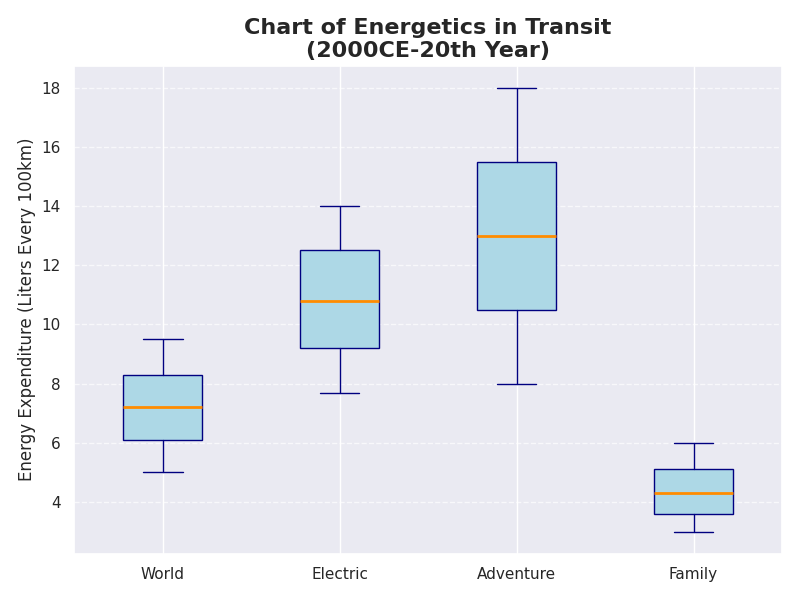

The script that drew this image:
import matplotlib.pyplot as plt

# Data for fuel consumption (liters per 100km) for different vehicle types from 2000 to 2020
sedans = [9.5, 9.2, 8.9, 8.7, 8.5, 8.3, 8.0, 7.8, 7.6, 7.4, 7.2, 7.0, 6.8, 6.5, 6.3, 6.1, 5.9, 5.7, 5.5, 5.3, 5.0]
suvs = [14.0, 13.8, 13.5, 13.2, 12.8, 12.5, 12.2, 11.8, 11.5, 11.2, 10.8, 10.5, 10.2, 9.8, 9.5, 9.2, 8.9, 8.6, 8.3, 8.0, 7.7]
evs = [18.0, 17.5, 17.0, 16.5, 16.0, 15.5, 15.0, 14.5, 14.0, 13.5, 13.0, 12.5, 12.0, 11.5, 11.0, 10.5, 10.0, 9.5, 9.0, 8.5, 8.0]
hybrids = [6.0, 5.8, 5.6, 5.5, 5.3, 5.1, 5.0, 4.8, 4.7, 4.5, 4.3, 4.2, 4.0, 3.9, 3.8, 3.6, 3.5, 3.4, 3.2, 3.1, 3.0]

data = [sedans, suvs, evs, hybrids]
labels = ['World', 'Electric', 'Adventure', 'Family']

fig, ax = plt.subplots(figsize=(8, 6))

# Applying a single color (e.g., 'lightblue') to all data groups
color = 'lightblue'
box = ax.boxplot(data, vert=True, patch_artist=True, notch=False,
                 boxprops=dict(facecolor=color, color='navy'),
                 whiskerprops=dict(color='navy'),
                 capprops=dict(color='navy'),
                 medianprops=dict(color='darkorange', linewidth=2),
                 flierprops=dict(markerfacecolor='red', marker='o', markersize=8, linestyle='none'))

# Title and labels
ax.set_title("Chart of Energetics in Transit\n(2000CE-20th Year)", fontsize=16, fontweight='bold')
ax.set_ylabel("Energy Expenditure (Liters Every 100km)", fontsize=12)
ax.set_xticks(ticks=[1, 2, 3, 4])
ax.set_xticklabels(labels, fontsize=11)

ax.grid(axis='y', linestyle='--', alpha=0.7)

plt.tight_layout()
plt.show()
